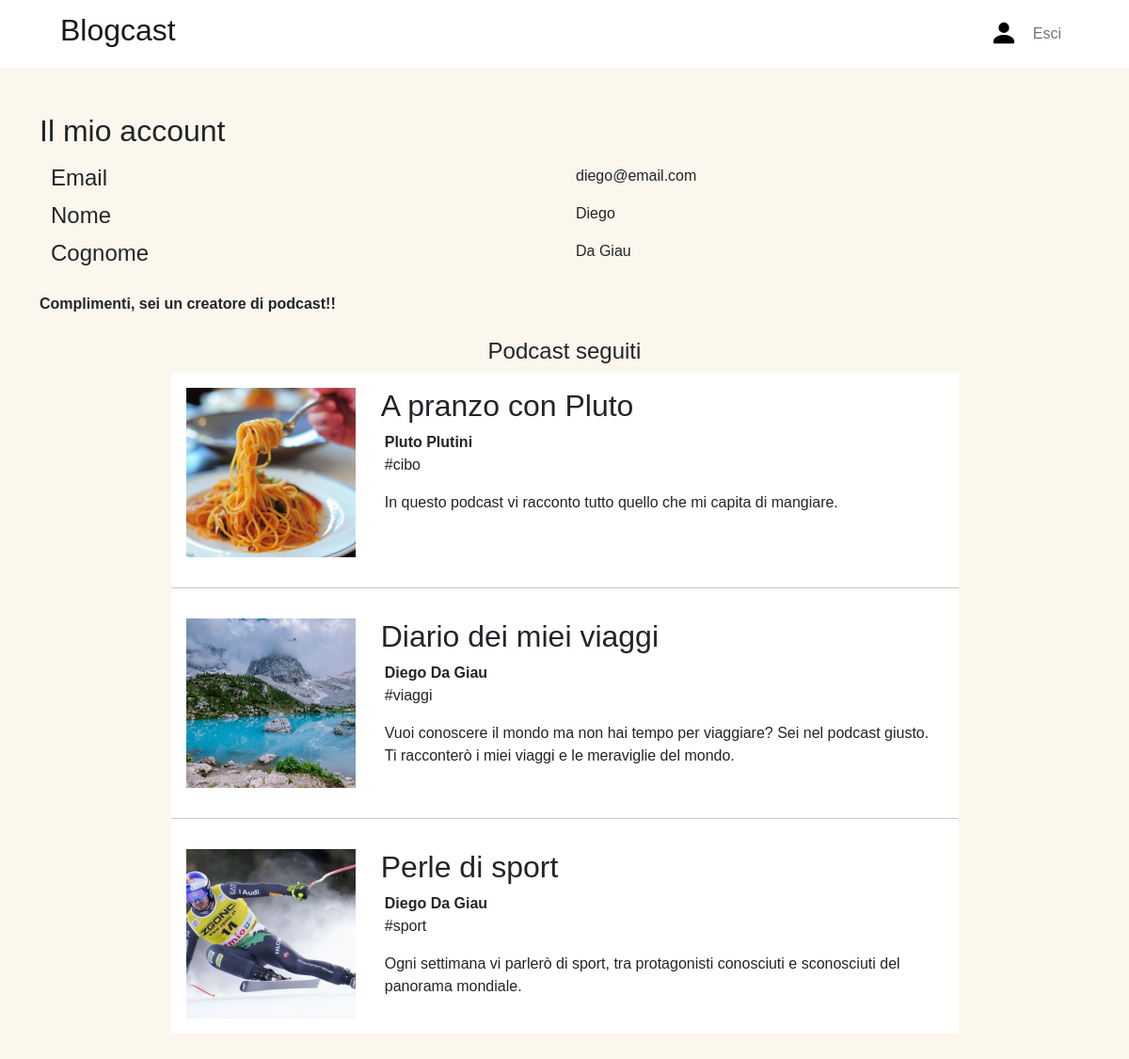
/user (signed in), run on the app's committed database.
### tables this page shows
CREATE TABLE "USERS" (
	"UserId"	INTEGER,
	"Email"	TEXT NOT NULL UNIQUE,
	"Name"	TEXT,
	"Surname"	TEXT,
	"Creator"	TEXT NOT NULL CHECK("Creator" = 'Yes' OR "Creator" = 'No'),
	"Password"	TEXT NOT NULL,
	PRIMARY KEY("UserId" AUTOINCREMENT)
);

CREATE TABLE "FOLLOWS" (
	"UserId"	INTEGER,
	"PdId"	INTEGER,
	FOREIGN KEY("UserId") REFERENCES "USERS"("UserId"),
	FOREIGN KEY("PdId") REFERENCES "PODCASTS"("PdId") ON DELETE CASCADE,
	PRIMARY KEY("UserId","PdId")
);

CREATE TABLE "PODCASTS" (
	"PdId"	INTEGER,
	"Title"	TEXT NOT NULL,
	"Img"	TEXT NOT NULL,
	"Description"	TEXT NOT NULL,
	"Category"	TEXT NOT NULL,
	"UserId"	INTEGER NOT NULL,
	FOREIGN KEY("UserId") REFERENCES "USERS"("UserId"),
	PRIMARY KEY("PdId")
);

### app.py (the view)
@app.route('/user')
@login_required
def user_page():
    podcasts = users_dao.get_podcasts_followed(current_user.id)
    return render_template('userPage.html', podcasts=podcasts)

### app.py (called while the page is built)
@login_manager.user_loader
def load_user(user_id):
    userdb = users_dao.get_user(user_id)
    if userdb:
        user = User(id=userdb['UserId'], email=userdb['Email'], name=userdb['Name'], surname=userdb['Surname'], creator=userdb['Creator'], password=userdb['Password'])
    else:
        user = None
    return user

### users_dao.py (called while the page is built)
def get_user(user_id):
    sql = "SELECT * FROM USERS WHERE UserId == ?;"
    conn = sqlite3.connect("db/podcast.db")
    conn.row_factory = sqlite3.Row
    cursor = conn.cursor()
    cursor.execute(sql, (user_id, ))
    user = cursor.fetchone()
    cursor.close()
    conn.close()
    return user

def get_podcasts_followed(userId):
    sql = "SELECT *     \
        FROM FOLLOWS F, PODCASTS P, USERS U    \
        WHERE F.UserId = ? AND F.PdId = P.PdId AND P.UserId = U.UserId \
        ORDER BY P.Title;"
    conn = sqlite3.connect("db/podcast.db")
    conn.row_factory = sqlite3.Row
    cursor = conn.cursor()
    cursor.execute(sql, (userId, ))
    podcasts = cursor.fetchall()
    cursor.close()
    conn.close()
    return podcasts

### templates/userPage.html (shortened to what this page needs)
{% extends 'base.html' %}
{% block css %}
    <link rel="stylesheet" type="text/css" href="{{ url_for('static', filename='userPage.css') }}">
{% endblock %}
{% block corpo %}
    <main>
        <hgroup>
            <h2 class="mb-3">Il mio account</h2>
            <ul class="container list-unstyled">
                <li class="row">
                    <h3 class="col">Email</h3>
                    <p class="col">{{ current_user.email }}</p>
                </li>
                <li class="row">
                    <h3 class="col">Nome</h3>
                    <p class="col">{{ current_user.name }}</p>
                </li>
                <li class="row">
                    <h3 class="col">Cognome</h3>
                    <p class="col">{{ current_user.surname }}</p>
                </li>
            </ul>
        </hgroup>
        {% if current_user.creator == 'Yes' %}
            <p><strong>Complimenti, sei un creatore di podcast!!</strong></p>
        {% endif %}
        <h3 class="text-center mt-4">Podcast seguiti</h3>
        <div class="col-9 m-auto" id="PodcastFollowed">
            {% for podcast in podcasts %}
                <article class="container position-relative p-3 Podcast" aria-label="{{ podcast['Title'] }}">
                    <div class="row">
                        <div class="col-3 m-auto">
                            <img src="{{ url_for('static', filename=podcast['Img']) }}" alt="Immagine podcast" class="ImageMain img-fluid">
                        </div>
                        <div class="col-9">
                            <h2>{{ podcast['Title'] |e}}</h2>
                            <p class="my-0 ps-1">
                                <strong>{{ podcast['Name'] |e }} {{ podcast['Surname'] |e }}</strong>
                            </p>
                            <p class="Category my-0 ps-1">
                                #{{ podcast['Category'] |e}}
                            </p>
                            <p class="mb-0 mt-3 ps-1">
                                {{ podcast['Description'] |e }}
                            </p>
                        </div>
                    </div>
                </article>
            {% endfor %}
        </div>
    </main>
{% endblock %}

### static/base.css (style rules this page uses)
html { width: 100%; height: 100%; }
body { background-color: #fbf7ec; font-family: "Ember", "Helvetica", "Arial", "sans-serif"; }
.ImageMain { height: 180px; width: 180px; object-fit: cover; }

### static/userPage.css (style rules this page uses)
h3 { font-size: 1.5rem; }
#PodcastFollowed { background-color: white; }

### data on the page
USERS: email "diego@email.com", name "Diego", surname "Da Giau"
FOLLOWS: Img (picture), Title "A pranzo con Pluto", Name "Pluto", Surname "Plutini", Category "cibo", Description "In questo podcast vi racconto tutto quello che mi capita di mangiare."
FOLLOWS: Img (picture), Title "Diario dei miei viaggi", Name "Diego", Surname "Da Giau", Category "viaggi", Description "Vuoi conoscere il mondo ma non hai tempo per viaggiare? Sei nel podcast giusto. Ti racconterò i miei viaggi e le meraviglie del mondo."
FOLLOWS: Img (picture), Title "Perle di sport", Name "Diego", Surname "Da Giau", Category "sport", Description "Ogni settimana vi parlerò di sport, tra protagonisti conosciuti e sconosciuti del panorama mondiale."
